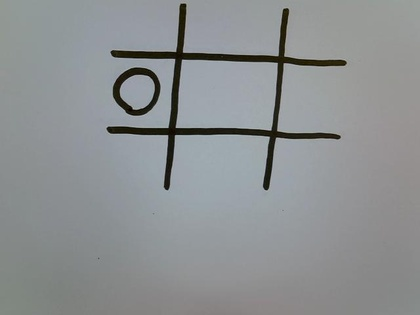
%> input picture testing_new_process/A2_testing11.jpg, 420 x 315 px, shrunk from 640 x 480 before the run
$ octave --eval "result = find_crosses(imread('../testing_new_process/A2_testing11.jpg'));"   (GNU Octave 9; MATLAB toolbox functions it lacks are replaced by stand-ins)
%> lines starting %> are read from the running program, lines starting %| are printed output that depends on the picture; in (x1, y1, x2, y2) boxes, pixels count from 0 and x2, y2 are one past the last pixel; in counts of white or black regions, pixels touching at a corner belong together; the program's own positions count from 1
function crosses = find_crosses(image)
    % FIND_CROSSES detects the centers of crosses (X shapes) in the given image.
    % Input:
    %   - image: The input image (RGB or grayscale).
    % Output:
    %   - crosses: Nx2 array of [x, y] coordinates for detected crosses.

    % Convert to grayscale if necessary
    if size(image, 3) == 3
        image = rgb2gray(image);
    end

    % Enhance contrast to make edges more pronounced
    image = imadjust(image);  % Contrast enhancement
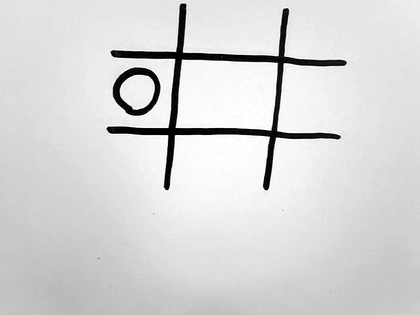
%> image: size 315x420 uint8; min 0, max 255, mean 214.9

    % Smooth the image to reduce noise
    smoothed_image = imgaussfilt(image, 1.5);  % Slightly less smoothing for better detail retention
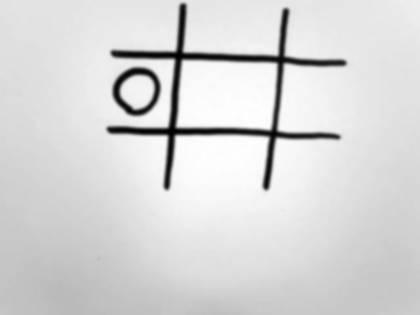
%> smoothed_image: size 315x420 uint8; min 0, max 255, mean 214.9; mean of the top-left, top-right, bottom-left and bottom-right quarters 210.1, 220.2, 210.7, 218.5

    % Apply edge detection using the Canny method with increased sensitivity
    edges = edge(smoothed_image, 'Canny', [0.05, 0.3]); % Increased sensitivity
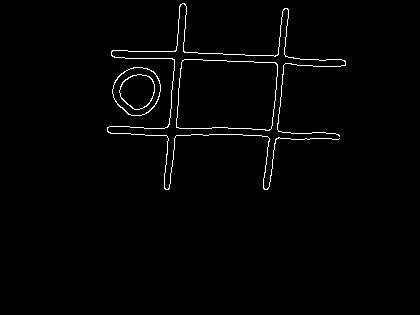
%> edges: size 315x420 logical; 1.4% white in thin lines or dots, all inside (x1, y1, x2, y2) = (107, 3, 346, 190)

    % Perform Hough Transform to detect lines
    [H, theta, rho] = hough(edges);
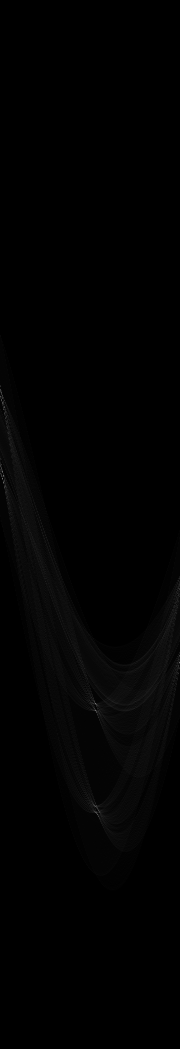
%> H: size 1049x180 double; min 0, max 116, mean 1.8
%> theta = 180 values from -90 to 89; rho = 1049 values from -524 to 524

    % Find peaks in the Hough Transform with a lower threshold
    peaks = houghpeaks(H, 40, 'Threshold', ceil(0.2 * max(H(:)))); % More sensitive to weaker lines
%> peaks = 40 rows, first 12: [704 96; 479 3; 663 180; 815 98; 401 2; 408 5; 806 95; 466 1; 487 6; 428 8; 718 99; 698 92]

    % Get lines based on Hough Transform peaks
    lines = houghlines(edges, theta, rho, peaks);
%> lines = 25 lines; longest, point1 to point2 (x, y): (199, 54) to (119, 134), (185, 53) to (288, 57), (233, 135) to (310, 140), (201, 129) to (278, 130), (278, 124) to (286, 57), (132, 52) to (179, 99)

    % Initialize variables to store processed diagonal lines
    diagonal_lines = [];
    min_length = 10;  % Reduced minimum line length to detect smaller features
    angle_tolerance = 15;  % Broadened angle tolerance for increased sensitivity
    min_endpoint_separation = 5;  % Minimum distance between endpoints for diagonal lines

    % Analyze the detected lines
    for k = 1:length(lines)
        % Extract line points
        x1 = lines(k).point1(1);
        y1 = lines(k).point1(2);
        x2 = lines(k).point2(1);
        y2 = lines(k).point2(2);

        % Calculate the line length
        line_length = sqrt((x2 - x1)^2 + (y2 - y1)^2);

        % Calculate the angle of the line with respect to the horizontal
        angle = atan2d(y2 - y1, x2 - x1);

        % Normalize angle to 0°-180° range
        if angle < 0
            angle = angle + 180;
        end

        % Only consider diagonal lines (angles near 45° or 135°)
        if line_length >= min_length && ...
           ((abs(angle - 45) <= angle_tolerance) || (abs(angle - 135) <= angle_tolerance)) && ...
           line_length > min_endpoint_separation
            diagonal_lines = [diagonal_lines; [x1, y1, x2, y2, angle]];
        end
    end
%> this loop made 25 passes
%> (x1, y1, x2, y2, line_length, angle, diagonal_lines) on passes 21 to 22: (199, 54, 119, 134, 113.1, 135, [199 54 119 134 135]), (132, 52, 179, 99, 66.47, 45, [199 54 119 134 135; 132 52 179 99 45])
%> (x1, y1, x2, y2, line_length, angle) on passes 1 to 6: (113, 51, 157, 52, 44.01, 1.3), (185, 53, 288, 57, 103.1, 2.22), (203, 135, 243, 135, 40, 0), (146, 136, 191, 136, 45, 0), (270, 186, 276, 144, 42.43, 98.13), (278, 124, 286, 57, 67.48, 96.81)
%> after the loop, diagonal_lines = [199 54 119 134 135; 132 52 179 99 45; 134 68 179 95 30.96]

    % Find intersections between diagonal lines
    x_intersections = [];
    y_intersections = [];

    for i = 1:size(diagonal_lines, 1)
        for j = i+1:size(diagonal_lines, 1)
            % Extract endpoints of two lines
            line1 = diagonal_lines(i, 1:4);
            line2 = diagonal_lines(j, 1:4);
            angle1 = diagonal_lines(i, 5);
            angle2 = diagonal_lines(j, 5);

            % Ensure the lines are roughly perpendicular (angle difference ~90°)
            angle_diff = abs(angle1 - angle2);
            if abs(angle_diff - 90) > angle_tolerance
                continue;
            end

            % Calculate intersection
            [x_int, y_int] = line_intersection([line1(1:2); line1(3:4)], [line2(1:2); line2(3:4)]);

            % Validate intersection (close to both lines)
            if ~isnan(x_int) && ~isnan(y_int)
                % Check if the intersection lies near both lines
                dist1 = point_to_line_distance([x_int, y_int], line1);
                dist2 = point_to_line_distance([x_int, y_int], line2);

                % Ensure intersection is geometrically within line segments
                if dist1 < 5 && dist2 < 5 && ...
                   is_within_line_segment([x_int, y_int], line1) && ...
                   is_within_line_segment([x_int, y_int], line2)
                    x_intersections = [x_intersections; x_int];
                    y_intersections = [y_intersections; y_int];
                end
            end
        end
    end
%> this loop made 3 passes
%> after the loop, dist1 = 0; dist2 = 0; x_intersections = [166.5; 165.9]; y_intersections = [86.5; 87.12]

    % Combine intersections into Nx2 array
    detected_crosses = [x_intersections, y_intersections];
%> detected_crosses = [166.5 86.5; 165.9 87.12]

    % Filter overlapping crosses (within 10 pixels)
    if ~isempty(detected_crosses)
        % Perform clustering based on proximity
        clustered_crosses = [];
        while ~isempty(detected_crosses)
            % Take the first cross and find close ones
            ref_cross = detected_crosses(1, :);
            distances = sqrt(sum((detected_crosses - ref_cross).^2, 2));
            close_indices = find(distances <= 10);

            % Retain the first point within the overlap cluster
            retained_cross = detected_crosses(1, :);

            % Keep the centroid of the cluster as a representative point
            cluster = detected_crosses(close_indices, :);
            representative_cross = mean(cluster, 1);

            % Combine retained point and representative centroid
            clustered_crosses = [clustered_crosses; retained_cross];

            % Remove the clustered points
            detected_crosses(close_indices, :) = [];
        end
%> this loop made 1 pass
%> (distances, close_indices, cluster, representative_cross) on pass 1: ([0; 0.884], [1; 2], [166.5 86.5; 165.9 87.12], [166.2 86.81])

        % Return filtered crosses
        crosses = round(clustered_crosses);
%> crosses = [167 87]
    else
        crosses = [];
    end
end

% Function to calculate the intersection of two lines
% [20 lines left out: function line_intersection, not called in this run]

% Function to calculate the distance from a point to a line segment
% [12 lines left out: function point_to_line_distance, not called in this run]

% Function to check if a point is within a line segment
% [11 lines left out: function is_within_line_segment, not called in this run]

$ run again, on testing_new_process/A2_testing14.jpg
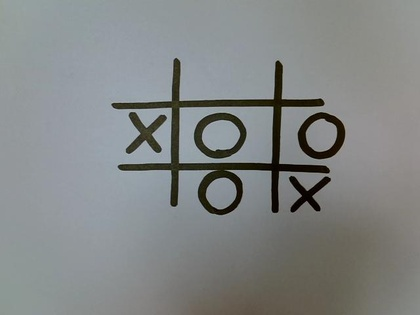
%> input picture testing_new_process/A2_testing14.jpg, 420 x 315 px, shrunk from 640 x 480 before the run
%> in find_crosses, `smoothed_image = imgaussfilt(image, 1.5);`:
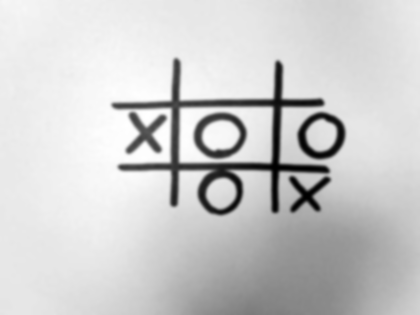
%> smoothed_image: size 315x420 uint8; min 0, max 255, mean 204.4; mean of the top-left, top-right, bottom-left and bottom-right quarters 228.6, 207.5, 217.3, 164.4
%> in find_crosses, `edges = edge(smoothed_image, 'Canny', [0.05, 0.3]);`:
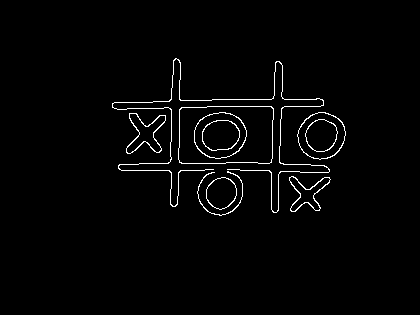
%> edges: size 315x420 logical; 2% white in thin lines or dots, all inside (x1, y1, x2, y2) = (112, 58, 346, 216)
%> theta = 180 values from -90 to 89; rho = 1049 values from -524 to 524
%> peaks = 40 rows, first 12: [629 180; 355 1; 706 92; 802 93; 371 3; 428 3; 796 89; 698 177; 608 46; 568 55; 694 90; 388 6]
%> lines = 29 lines; longest, point1 to point2 (x, y): (113, 106) to (295, 187), (131, 121) to (242, 121), (227, 163) to (325, 166), (113, 107) to (204, 142), (113, 108) to (203, 137), (128, 103) to (179, 173)
%> the loop in find_crosses, `for k = 1:length(lines)` made 29 passes
%> (x1, y1, x2, y2, line_length, angle, diagonal_lines) on passes 7 to 8: (217, 100, 246, 129, 41.01, 45, [217 100 246 129 45]), (273, 155, 314, 197, 58.69, 45.69, [217 100 246 129 45; 273 155 314 197 45.69])
%> after the loop in find_crosses, `for k = 1:length(lines)`: diagonal_lines = 10 rows, first 8: [217 100 246 129 45; 273 155 314 197 45.69; 128 103 179 173 53.92; 119 168 172 116 135.5; 237 190 281 146 135; 198 149 240 178 34.62; 273 153 320 206 48.43; 190 101 131 154 138.1]
%> the loop in find_crosses, `for i = 1:size(diagonal_lines, 1)` made 10 passes
%> after the loop in find_crosses, `for i = 1:size(diagonal_lines, 1)`: dist1 = 0; x_intersections = [151.9; 151.6; 146.6; 273.5; 146.2]; y_intersections = [135.8; 135.5; 140.9; 153.5; 140.4]
%> detected_crosses = [151.9 135.8; 151.6 135.5; 146.6 140.9; 273.5 153.5; 146.2 140.4]
%> the loop in find_crosses, `while ~isempty(detected_crosses)` made 2 passes
%> (distances, close_indices, cluster, representative_cross) on pass 1: ([0; 0.373; 7.32; 122.9; 7.31], [1; 2; 3; 5], [151.9 135.8; 151.6 135.5; 146.6 140.9; 146.2 140.4], [149.1 138.1])
%> crosses = [152 136; 273 154]

$ run again, on testing_new_process/A2_testing16.jpg
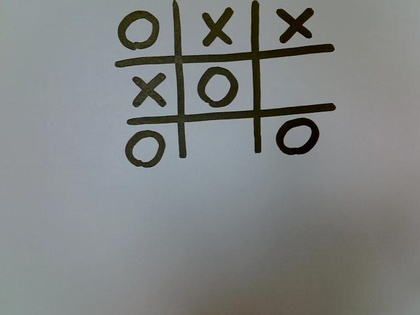
%> input picture testing_new_process/A2_testing16.jpg, 420 x 315 px, shrunk from 640 x 480 before the run
%> in find_crosses, `smoothed_image = imgaussfilt(image, 1.5);`:
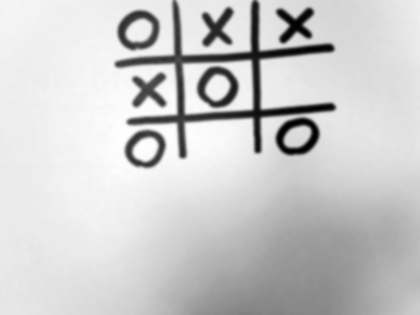
%> smoothed_image: size 315x420 uint8; min 0, max 255, mean 203.4; mean of the top-left, top-right, bottom-left and bottom-right quarters 216.1, 192.8, 224.4, 180.1
%> in find_crosses, `edges = edge(smoothed_image, 'Canny', [0.05, 0.3]);`:
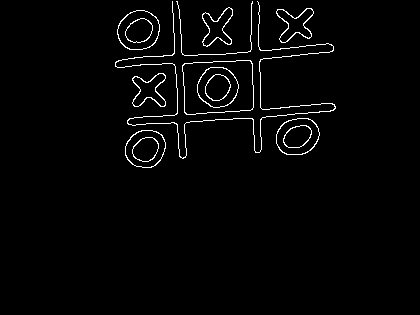
%> edges: size 315x420 logical; 2.2% white in thin lines or dots, all inside (x1, y1, x2, y2) = (115, 1, 336, 168)
%> theta = 180 values from -90 to 89; rho = 1049 values from -524 to 524
%> peaks = 40 rows, first 12: [652 177; 776 90; 594 179; 664 176; 602 175; 696 88; 748 136; 763 134; 621 173; 784 93; 729 136; 712 145]
%> lines = 41 lines; longest, point1 to point2 (x, y): (135, 12) to (317, 144), (283, 43) to (145, 168), (118, 32) to (261, 136), (259, 38) to (126, 154), (259, 31) to (153, 138), (199, 55) to (312, 150)
%> the loop in find_crosses, `for k = 1:length(lines)` made 41 passes
%> (x1, y1, x2, y2, line_length, angle, diagonal_lines) on passes 4 to 5: (237, 80, 150, 168, 123.7, 134.7, [237 80 150 168 134.7]), (253, 80, 314, 14, 89.87, 132.7, [237 80 150 168 134.7; 253 80 314 14 132.7])
%> after the loop in find_crosses, `for k = 1:length(lines)`: diagonal_lines = 27 rows, first 8: [237 80 150 168 134.7; 253 80 314 14 132.7; 259 31 153 138 134.7; 259 45 178 104 143.9; 118 32 261 136 36.03; 128 142 162 97 127.1; 177 76 229 8 127.4; 127 144 184 86 134.5]
%> the loop in find_crosses, `for i = 1:size(diagonal_lines, 1)` made 27 passes
%> after the loop in find_crosses, `for i = 1:size(diagonal_lines, 1)`: dist1 = 0; dist2 = 2.46e-14; x_intersections = 39 values, max 260.2 at index 5, min 172 at index 19, mean 219.4; y_intersections = 39 values, max 103.5 at index 18, min 23.87 at index 22, mean 72.82
%> detected_crosses = 39 rows, first 12: [214.8 102.4; 215.4 101.8; 233.6 83.48; 233.2 83.79; 260.2 72.16; 199.4 91.18; 198.9 91.63; 240.3 49.91; 210.7 79.72; 224.3 65.98; 218.1 72.28; 218.8 71.62]
%> the loop in find_crosses, `while ~isempty(detected_crosses)` made 12 passes
%> (distances, close_indices, cluster, representative_cross) on passes 8, 9, 10, 12: ([0; 6.88; 64.74; 20.93; 26.28; 63.74; 40.21; 28.15; 30.42], [1; 2], [177.5 75.3; 172 71.25], [174.8 73.27]), ([0; 43.81; 38.47; 8.24; 27.08; 39.38; 37], [1; 4], [216.9 23.87; 222.4 30], [219.6 26.94]), ([0; 5.35; 20.35; 10.97; 12.32], [1; 2], [190.2 58.67; 193.5 54.43], [191.9 56.55]), ([0; 2.43], [1; 2], [201.1 59.97; 202.6 57.99], [201.8 58.98])
%> after the loop in find_crosses, `while ~isempty(detected_crosses)`: clustered_crosses = [214.8 102.4; 233.6 83.48; 260.2 72.16; 199.4 91.18; 240.3 49.91; 210.7 79.72; 224.3 65.98; 177.5 75.3; 216.9 23.87; 190.2 58.67; 208.5 49.62; 201.1 59.97]
%> crosses = [215 102; 234 83; 260 72; 199 91; 240 50; 211 80; 224 66; 178 75; 217 24; 190 59; 208 50; 201 60]
%> result has the same summary as crosses in find_crosses
